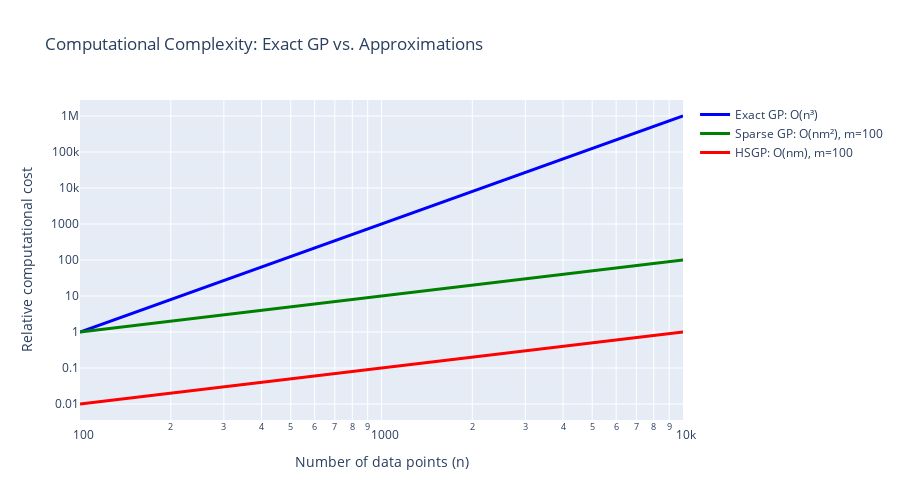

Here is the notebook cell this chart was saved with:
### Markdown cell above
## Section 3.7: Comparing All Approaches

We've now explored both sparse GPs and HSGP approximations in detail. Let's bring everything together with a comprehensive comparison that highlights when to use each approach.

### Computational Complexity Summary

Let's visualize the computational complexity of each approach as a function of dataset size.

### Code cell
n_values = np.logspace(2, 4, 50)  # 100 to 10,000 data points
m_sparse = 100  # inducing points
m_hsgp = 100    # basis functions

# Relative computational cost (arbitrary units)
cost_exact = n_values**3 / 1e6  # Scale for visibility
cost_sparse = n_values * m_sparse**2 / 1e6
cost_hsgp = n_values * m_hsgp / 1e6

go.Figure().add_trace(go.Scatter(
    x=n_values,
    y=cost_exact,
    mode='lines',
    name='Exact GP: O(n³)',
    line=dict(color='blue', width=3)
)).add_trace(go.Scatter(
    x=n_values,
    y=cost_sparse,
    mode='lines',
    name=f'Sparse GP: O(nm²), m={m_sparse}',
    line=dict(color='green', width=3)
)).add_trace(go.Scatter(
    x=n_values,
    y=cost_hsgp,
    mode='lines',
    name=f'HSGP: O(nm), m={m_hsgp}',
    line=dict(color='red', width=3)
)).update_layout(
    title='Computational Complexity: Exact GP vs. Approximations',
    xaxis_title='Number of data points (n)',
    yaxis_title='Relative computational cost',
    xaxis_type='log',
    yaxis_type='log',
    height=500,
    showlegend=True,
    hovermode='x unified'
)

### Figure 1 — Plotly figure (JSON) as saved in the notebook; plotly's stock layout.template omitted (floating-point values rounded to 4 significant figures)
{"data": [{"line": {"color": "blue", "width": 3}, "mode": "lines", "name": "Exact GP: O(n³)", "type": "scatter", "x": [100.0, 109.9, 120.7, 132.6, 145.6, 160.0, 175.8, 193.1, 212.1, 233.0, 256.0, 281.2, 308.9, 339.3, 372.8, 409.5, 449.8, 494.2, 542.9, 596.4, 655.1, 719.7, 790.6, 868.5, 954.1, 1048.0, 1151.0, 1265.0, 1389.0, 1526.0, 1677.0, 1842.0, 2024.0, 2223.0, 2442.0, 2683.0, 2947.0, 3237.0, 3556.0, 3907.0, 4292.0, 4715.0, 5179.0, 5690.0, 6251.0, 6866.0, 7543.0, 8286.0, 9103.0, 10000.0], "y": [1.0, 1.326, 1.758, 2.33, 3.089, 4.095, 5.429, 7.197, 9.541, 12.65, 16.77, 22.23, 29.47, 39.07, 51.79, 68.66, 91.03, 120.7, 160.0, 212.1, 281.2, 372.8, 494.2, 655.1, 868.5, 1151.0, 1526.0, 2024.0, 2683.0, 3556.0, 4715.0, 6251.0, 8286.0, 10990.0, 14560.0, 19310.0, 25600.0, 33930.0, 44980.0, 59640.0, 79060.0, 104800.0, 138900.0, 184200.0, 244200.0, 323700.0, 429200.0, 569000.0, 754300.0, 1000000.0]}, {"line": {"color": "green", "width": 3}, "mode": "lines", "name": "Sparse GP: O(nm²), m=100", "type": "scatter", "x": [100.0, 109.9, 120.7, 132.6, 145.6, 160.0, 175.8, 193.1, 212.1, 233.0, 256.0, 281.2, 308.9, 339.3, 372.8, 409.5, 449.8, 494.2, 542.9, 596.4, 655.1, 719.7, 790.6, 868.5, 954.1, 1048.0, 1151.0, 1265.0, 1389.0, 1526.0, 1677.0, 1842.0, 2024.0, 2223.0, 2442.0, 2683.0, 2947.0, 3237.0, 3556.0, 3907.0, 4292.0, 4715.0, 5179.0, 5690.0, 6251.0, 6866.0, 7543.0, 8286.0, 9103.0, 10000.0], "y": [1.0, 1.099, 1.207, 1.326, 1.456, 1.6, 1.758, 1.931, 2.121, 2.33, 2.56, 2.812, 3.089, 3.393, 3.728, 4.095, 4.498, 4.942, 5.429, 5.964, 6.551, 7.197, 7.906, 8.685, 9.541, 10.48, 11.51, 12.65, 13.89, 15.26, 16.77, 18.42, 20.24, 22.23, 24.42, 26.83, 29.47, 32.37, 35.56, 39.07, 42.92, 47.15, 51.79, 56.9, 62.51, 68.66, 75.43, 82.86, 91.03, 100.0]}, {"line": {"color": "red", "width": 3}, "mode": "lines", "name": "HSGP: O(nm), m=100", "type": "scatter", "x": [100.0, 109.9, 120.7, 132.6, 145.6, 160.0, 175.8, 193.1, 212.1, 233.0, 256.0, 281.2, 308.9, 339.3, 372.8, 409.5, 449.8, 494.2, 542.9, 596.4, 655.1, 719.7, 790.6, 868.5, 954.1, 1048.0, 1151.0, 1265.0, 1389.0, 1526.0, 1677.0, 1842.0, 2024.0, 2223.0, 2442.0, 2683.0, 2947.0, 3237.0, 3556.0, 3907.0, 4292.0, 4715.0, 5179.0, 5690.0, 6251.0, 6866.0, 7543.0, 8286.0, 9103.0, 10000.0], "y": [0.01, 0.01099, 0.01207, 0.01326, 0.01456, 0.016, 0.01758, 0.01931, 0.02121, 0.0233, 0.0256, 0.02812, 0.03089, 0.03393, 0.03728, 0.04095, 0.04498, 0.04942, 0.05429, 0.05964, 0.06551, 0.07197, 0.07906, 0.08685, 0.09541, 0.1048, 0.1151, 0.1265, 0.1389, 0.1526, 0.1677, 0.1842, 0.2024, 0.2223, 0.2442, 0.2683, 0.2947, 0.3237, 0.3556, 0.3907, 0.4292, 0.4715, 0.5179, 0.569, 0.6251, 0.6866, 0.7543, 0.8286, 0.9103, 1.0]}], "layout": {"height": 500, "hovermode": "x unified", "showlegend": true, "title": {"text": "Computational Complexity: Exact GP vs. Approximations"}, "xaxis": {"title": {"text": "Number of data points (n)"}, "type": "log"}, "yaxis": {"title": {"text": "Relative computational cost"}, "type": "log"}}}
